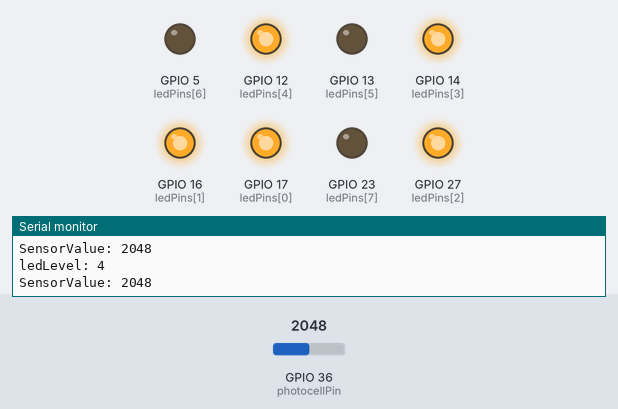
Recording of a sketch running on a simulated ESP32. On the bench: output pins drawn as LEDs (lit = HIGH), the last lines printed to the serial monitor. The test bench sets the inputs (shaded band); at power-on: GPIO 36 (photocellPin) = 2048.

Above: at 1.2 s.
1.3 s: GPIO 36 (photocellPin) set to 1984
At 2.5 s:
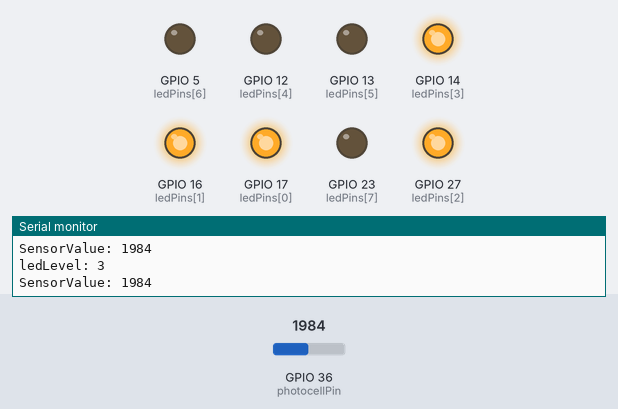
2.8 s: GPIO 36 (photocellPin) set to 1575
5.8 s: GPIO 36 (photocellPin) set to 1501
At 7.0 s:
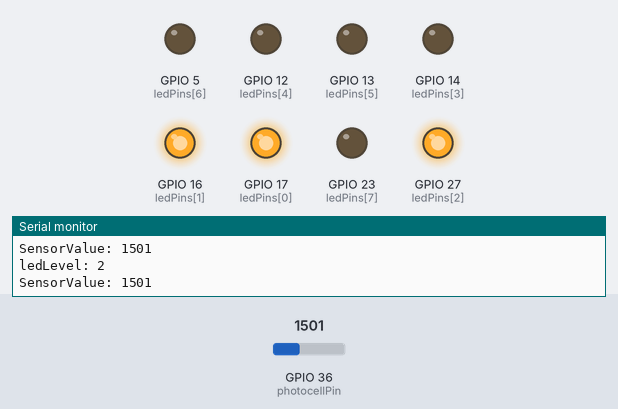
7.3 s: GPIO 36 (photocellPin) set to 1062
10.3 s: GPIO 36 (photocellPin) set to 987
At 11.5 s:
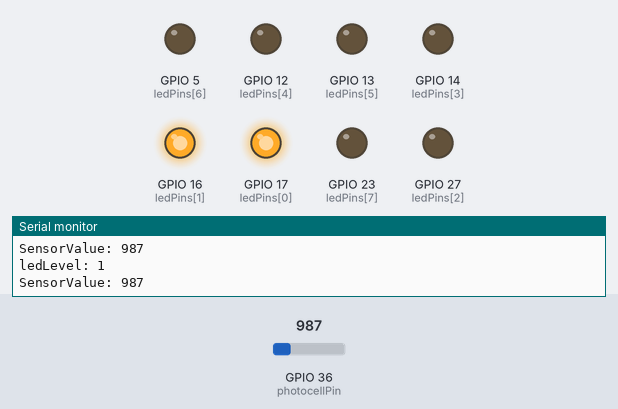
11.8 s: GPIO 36 (photocellPin) set to 2866
At 12.3 s:
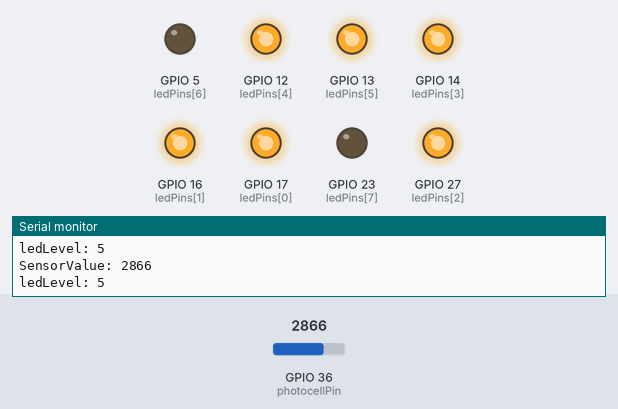
Timing chart, 0 to 14.3 s (numbered marks = the images above; inputs shaded):
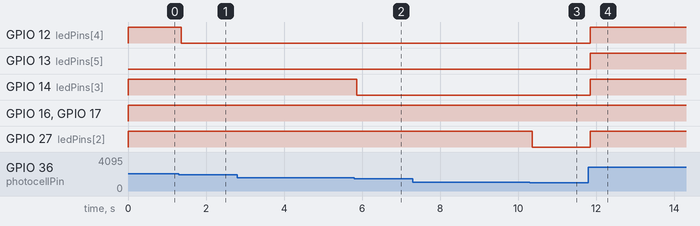

The sketch:

Light_Control_Water_Lamp.ino
```cpp
/*
 * Filename: Light control water lamp
 * Function: Light intensity control 8 LED like water flow
 * Compiling IDE：ARDUINO 2.3.3
 * Author: https://www.keyestudio.com/
*/
const int NbrLEDs = 8; // 8 leds
const int ledPins[] = {17, 16, 27, 14, 12, 13, 5, 23}; // 8 leds attach to 8 pins respectively
const int photocellPin = 36;  //photoresistor attach to IO36
int sensorValue = 0;  // value read from the sensor
int ledLevel = 0;   // sensor value converted into LED 'bars'

void setup(){
  Serial.begin(9600);  // start serial port at 9600 bps:
  for (int led = 0; led < NbrLEDs; led++){
    pinMode(ledPins[led], OUTPUT);  // make all the LED pins outputs
  }
}

void loop(){
  sensorValue = analogRead(photocellPin); // read the value of IO36
  Serial.print("SensorValue: ");
  Serial.println(sensorValue);  // Print the analog value of the photoresistor
  ledLevel = map(sensorValue, 0, 4095, 0, NbrLEDs);  // map to the number of LEDs
  Serial.print("ledLevel: ");
  Serial.println(ledLevel);
  for (int led = 0; led < NbrLEDs; led++){
    if (led <= ledLevel ){  // When led is smaller than ledLevel, run the following code.
      digitalWrite(ledPins[led], HIGH);     // turn on pins less than the level
    }
    else{
      digitalWrite(ledPins[led], LOW);     // turn off pins higher than
    }
  }
}
```

Measured:
- the behaviour switches between 2048 and 2047 on GPIO 36 (photocellPin) (found by bisection; images 0 and 1)
- the behaviour switches between 1536 and 1535 on GPIO 36 (photocellPin) (found by bisection; images 1 and 2)
- the behaviour switches between 1024 and 1023 on GPIO 36 (photocellPin) (found by bisection; images 2 and 3)
- after the input at 1.3 s, GPIO 12 (ledPins[4]): HIGH → LOW after 0.07 s
- after the input at 5.8 s, GPIO 14 (ledPins[3]): HIGH → LOW after 0.06 s
- after the input at 10.3 s, GPIO 27 (ledPins[2]): HIGH → LOW after 0.06 s
- after the input at 11.8 s, GPIO 12 (ledPins[4]), GPIO 13 (ledPins[5]), GPIO 14 (ledPins[3]), GPIO 27 (ledPins[2]): LOW → HIGH at once
